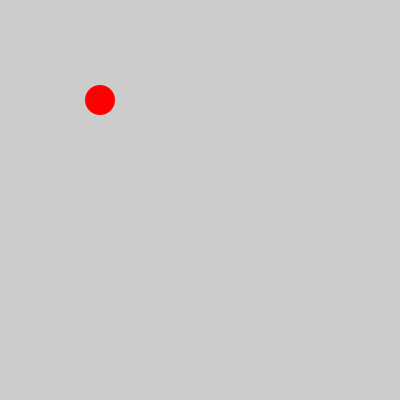
Frame 1 (no input)
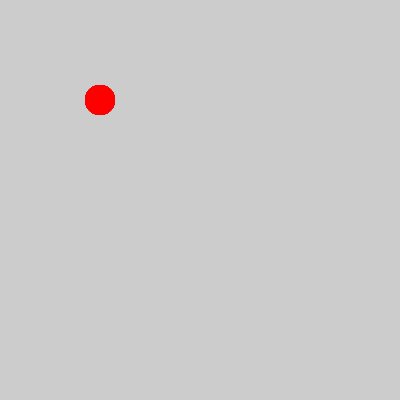
Frame 60 (the mouse pressed at the canvas centre just before this capture)
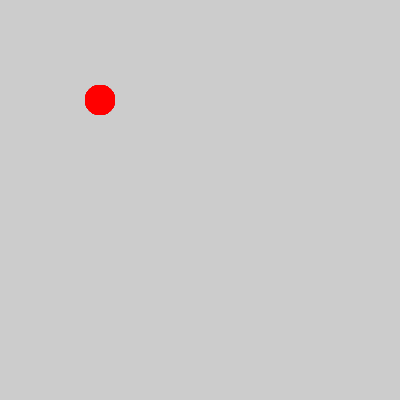
Frame 120 (the mouse held since frame 60 and released just before this capture)

The Processing sketch that drew these frames (run headless with seeded random() and noise(); from frame 60 on, the mouse is pressed at the canvas centre):

// Processing sketch: Red_Snake_Step_01
// ── Red_Snake_Step_01.pde
/*
* _01_Red_Snake
* 
* Come programmare un oggetto mosso tramite il mouse e che lascia una traccia sullo schermo.
*       
* (c) 2013-2016 Arduino LLC.
*/
 
void setup() {
  size(400, 400);
}

void draw() {
  noStroke();                // La forma che sto per disegnare non avrà contorni
  fill(255, 0, 0);           // La forma che sto per disegnare sarà rossa
  ellipse(100, 100, 30, 30); // disegna una forma (cerchio) con diametro 30 pixels
}
